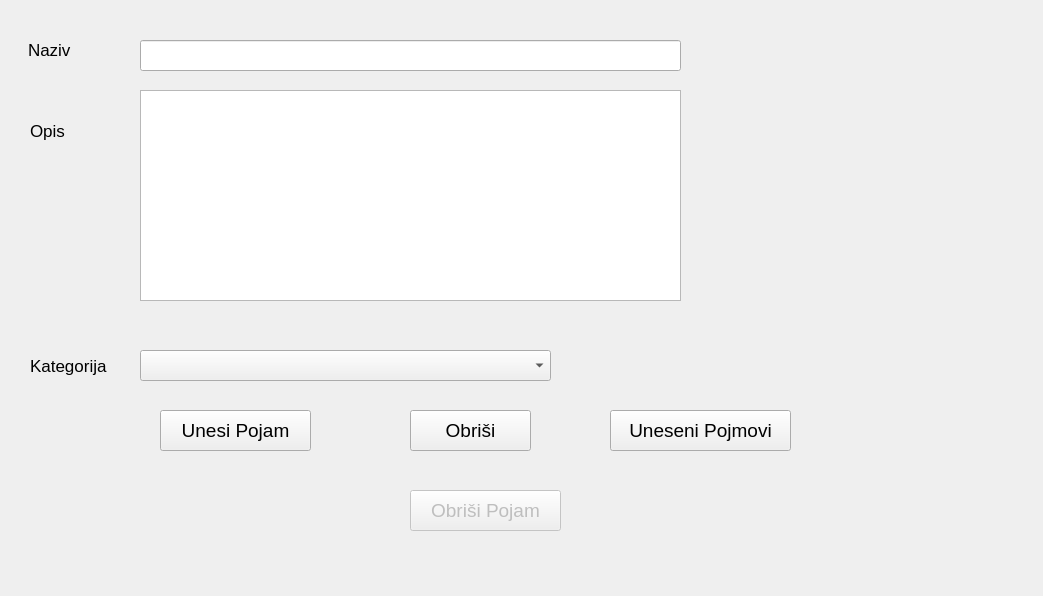
<?xml version="1.0" encoding="UTF-8"?>
<ui version="4.0">
 <class>Form</class>
 <widget class="QWidget" name="Form">
  <property name="geometry">
   <rect>
    <x>0</x>
    <y>0</y>
    <width>1043</width>
    <height>596</height>
   </rect>
  </property>
  <property name="font">
   <font>
    <pointsize>14</pointsize>
   </font>
  </property>
  <property name="windowTitle">
   <string>Form</string>
  </property>
  <widget class="QLabel" name="Naziv">
   <property name="geometry">
    <rect>
     <x>28</x>
     <y>40</y>
     <width>71</width>
     <height>20</height>
    </rect>
   </property>
   <property name="font">
    <font>
     <pointsize>13</pointsize>
    </font>
   </property>
   <property name="text">
    <string>Naziv</string>
   </property>
  </widget>
  <widget class="QLabel" name="Naziv_2">
   <property name="geometry">
    <rect>
     <x>30</x>
     <y>120</y>
     <width>71</width>
     <height>21</height>
    </rect>
   </property>
   <property name="font">
    <font>
     <pointsize>13</pointsize>
    </font>
   </property>
   <property name="text">
    <string>Opis</string>
   </property>
  </widget>
  <widget class="QLabel" name="Naziv_3">
   <property name="geometry">
    <rect>
     <x>30</x>
     <y>350</y>
     <width>121</width>
     <height>31</height>
    </rect>
   </property>
   <property name="font">
    <font>
     <pointsize>13</pointsize>
    </font>
   </property>
   <property name="text">
    <string>Kategorija</string>
   </property>
  </widget>
  <widget class="QPlainTextEdit" name="opisText">
   <property name="geometry">
    <rect>
     <x>140</x>
     <y>90</y>
     <width>541</width>
     <height>211</height>
    </rect>
   </property>
  </widget>
  <widget class="QLineEdit" name="nazivText">
   <property name="geometry">
    <rect>
     <x>140</x>
     <y>40</y>
     <width>541</width>
     <height>31</height>
    </rect>
   </property>
  </widget>
  <widget class="QComboBox" name="kategorijeComboBox">
   <property name="geometry">
    <rect>
     <x>140</x>
     <y>350</y>
     <width>411</width>
     <height>31</height>
    </rect>
   </property>
  </widget>
  <widget class="QPushButton" name="obrisiUnoseGumb">
   <property name="geometry">
    <rect>
     <x>410</x>
     <y>410</y>
     <width>121</width>
     <height>41</height>
    </rect>
   </property>
   <property name="text">
    <string>Obriši</string>
   </property>
  </widget>
  <widget class="QPushButton" name="unosGumb">
   <property name="geometry">
    <rect>
     <x>160</x>
     <y>410</y>
     <width>151</width>
     <height>41</height>
    </rect>
   </property>
   <property name="text">
    <string>Unesi Pojam</string>
   </property>
  </widget>
  <widget class="QPushButton" name="uneseniPojmoviGumb">
   <property name="geometry">
    <rect>
     <x>610</x>
     <y>410</y>
     <width>181</width>
     <height>41</height>
    </rect>
   </property>
   <property name="text">
    <string>Uneseni Pojmovi</string>
   </property>
  </widget>
  <widget class="QPushButton" name="obrisiPojamGumb">
   <property name="enabled">
    <bool>false</bool>
   </property>
   <property name="geometry">
    <rect>
     <x>410</x>
     <y>490</y>
     <width>151</width>
     <height>41</height>
    </rect>
   </property>
   <property name="text">
    <string>Obriši Pojam</string>
   </property>
  </widget>
 </widget>
 <resources/>
 <connections/>
</ui>
